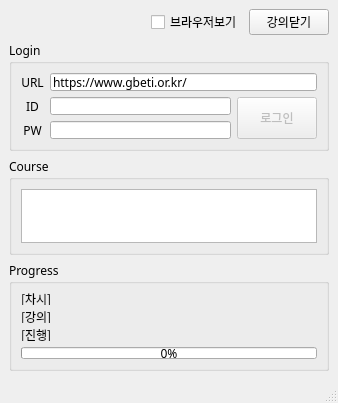
<?xml version="1.0" encoding="UTF-8"?>
<ui version="4.0">
 <class>MainWindow</class>
 <widget class="QMainWindow" name="MainWindow">
  <property name="geometry">
   <rect>
    <x>0</x>
    <y>0</y>
    <width>338</width>
    <height>403</height>
   </rect>
  </property>
  <property name="sizePolicy">
   <sizepolicy hsizetype="Fixed" vsizetype="Fixed">
    <horstretch>0</horstretch>
    <verstretch>0</verstretch>
   </sizepolicy>
  </property>
  <property name="minimumSize">
   <size>
    <width>338</width>
    <height>403</height>
   </size>
  </property>
  <property name="maximumSize">
   <size>
    <width>338</width>
    <height>400</height>
   </size>
  </property>
  <property name="baseSize">
   <size>
    <width>4</width>
    <height>0</height>
   </size>
  </property>
  <property name="font">
   <font>
    <family>Malgun Gothic</family>
   </font>
  </property>
  <property name="windowTitle">
   <string>MainWindow</string>
  </property>
  <widget class="QWidget" name="centralwidget">
   <layout class="QVBoxLayout" name="verticalLayout_4">
    <item>
     <layout class="QHBoxLayout" name="Topbar">
      <property name="spacing">
       <number>6</number>
      </property>
      <item>
       <spacer name="horizontalSpacer">
        <property name="orientation">
         <enum>Qt::Horizontal</enum>
        </property>
        <property name="sizeHint" stdset="0">
         <size>
          <width>40</width>
          <height>20</height>
         </size>
        </property>
       </spacer>
      </item>
      <item>
       <widget class="QCheckBox" name="chkBrowser">
        <property name="text">
         <string>브라우저보기</string>
        </property>
       </widget>
      </item>
      <item>
       <widget class="QPushButton" name="btnCloseCourse">
        <property name="text">
         <string>강의닫기</string>
        </property>
       </widget>
      </item>
     </layout>
    </item>
    <item>
     <widget class="QGroupBox" name="Login">
      <property name="sizePolicy">
       <sizepolicy hsizetype="Preferred" vsizetype="Preferred">
        <horstretch>200</horstretch>
        <verstretch>0</verstretch>
       </sizepolicy>
      </property>
      <property name="minimumSize">
       <size>
        <width>320</width>
        <height>0</height>
       </size>
      </property>
      <property name="maximumSize">
       <size>
        <width>320</width>
        <height>16777215</height>
       </size>
      </property>
      <property name="title">
       <string>Login</string>
      </property>
      <property name="flat">
       <bool>false</bool>
      </property>
      <property name="checkable">
       <bool>false</bool>
      </property>
      <layout class="QVBoxLayout" name="verticalLayout_3">
       <property name="sizeConstraint">
        <enum>QLayout::SetDefaultConstraint</enum>
       </property>
       <item>
        <layout class="QGridLayout" name="gridLayout" rowstretch="1,2,1">
         <item row="0" column="0">
          <widget class="QLabel" name="label_3">
           <property name="minimumSize">
            <size>
             <width>0</width>
             <height>0</height>
            </size>
           </property>
           <property name="text">
            <string>URL</string>
           </property>
           <property name="alignment">
            <set>Qt::AlignCenter</set>
           </property>
          </widget>
         </item>
         <item row="1" column="0">
          <widget class="QLabel" name="label_4">
           <property name="text">
            <string>ID</string>
           </property>
           <property name="alignment">
            <set>Qt::AlignCenter</set>
           </property>
          </widget>
         </item>
         <item row="2" column="0">
          <widget class="QLabel" name="label_5">
           <property name="text">
            <string>PW</string>
           </property>
           <property name="alignment">
            <set>Qt::AlignCenter</set>
           </property>
          </widget>
         </item>
         <item row="2" column="1">
          <widget class="QLineEdit" name="linePw">
           <property name="autoFillBackground">
            <bool>false</bool>
           </property>
           <property name="inputMask">
            <string/>
           </property>
           <property name="text">
            <string/>
           </property>
           <property name="echoMode">
            <enum>QLineEdit::Password</enum>
           </property>
          </widget>
         </item>
         <item row="1" column="1">
          <widget class="QLineEdit" name="lineId"/>
         </item>
         <item row="0" column="1" colspan="2">
          <widget class="QLineEdit" name="lineUrl">
           <property name="autoFillBackground">
            <bool>false</bool>
           </property>
           <property name="text">
            <string>https://www.gbeti.or.kr/</string>
           </property>
          </widget>
         </item>
         <item row="1" column="2" rowspan="2">
          <widget class="QPushButton" name="btnLogin">
           <property name="enabled">
            <bool>false</bool>
           </property>
           <property name="sizePolicy">
            <sizepolicy hsizetype="Minimum" vsizetype="Minimum">
             <horstretch>0</horstretch>
             <verstretch>0</verstretch>
            </sizepolicy>
           </property>
           <property name="text">
            <string>로그인</string>
           </property>
          </widget>
         </item>
        </layout>
       </item>
      </layout>
     </widget>
    </item>
    <item>
     <widget class="QGroupBox" name="Course">
      <property name="enabled">
       <bool>true</bool>
      </property>
      <property name="sizePolicy">
       <sizepolicy hsizetype="Fixed" vsizetype="Fixed">
        <horstretch>0</horstretch>
        <verstretch>0</verstretch>
       </sizepolicy>
      </property>
      <property name="minimumSize">
       <size>
        <width>320</width>
        <height>0</height>
       </size>
      </property>
      <property name="sizeIncrement">
       <size>
        <width>0</width>
        <height>0</height>
       </size>
      </property>
      <property name="title">
       <string>Course</string>
      </property>
      <layout class="QVBoxLayout" name="verticalLayout_2">
       <property name="sizeConstraint">
        <enum>QLayout::SetDefaultConstraint</enum>
       </property>
       <item>
        <widget class="QListWidget" name="lstCourse">
         <property name="minimumSize">
          <size>
           <width>0</width>
           <height>54</height>
          </size>
         </property>
         <property name="maximumSize">
          <size>
           <width>16777215</width>
           <height>54</height>
          </size>
         </property>
        </widget>
       </item>
      </layout>
     </widget>
    </item>
    <item>
     <widget class="QGroupBox" name="Progress">
      <property name="sizePolicy">
       <sizepolicy hsizetype="Fixed" vsizetype="Fixed">
        <horstretch>0</horstretch>
        <verstretch>0</verstretch>
       </sizepolicy>
      </property>
      <property name="minimumSize">
       <size>
        <width>320</width>
        <height>0</height>
       </size>
      </property>
      <property name="title">
       <string>Progress</string>
      </property>
      <layout class="QVBoxLayout" name="verticalLayout">
       <property name="sizeConstraint">
        <enum>QLayout::SetDefaultConstraint</enum>
       </property>
       <item>
        <widget class="QLabel" name="lblCourseInfo1">
         <property name="text">
          <string>[차시]</string>
         </property>
        </widget>
       </item>
       <item>
        <widget class="QLabel" name="lblCourseInfo2">
         <property name="text">
          <string>[강의]</string>
         </property>
        </widget>
       </item>
       <item>
        <widget class="QLabel" name="lblCourseInfo3">
         <property name="text">
          <string>[진행]</string>
         </property>
        </widget>
       </item>
       <item>
        <widget class="QProgressBar" name="pbProgress">
         <property name="layoutDirection">
          <enum>Qt::LeftToRight</enum>
         </property>
         <property name="maximum">
          <number>100</number>
         </property>
         <property name="value">
          <number>0</number>
         </property>
         <property name="alignment">
          <set>Qt::AlignLeading|Qt::AlignLeft|Qt::AlignTop</set>
         </property>
         <property name="textVisible">
          <bool>true</bool>
         </property>
         <property name="invertedAppearance">
          <bool>false</bool>
         </property>
         <property name="textDirection">
          <enum>QProgressBar::TopToBottom</enum>
         </property>
         <property name="format">
          <string>%p%</string>
         </property>
        </widget>
       </item>
      </layout>
     </widget>
    </item>
   </layout>
  </widget>
  <widget class="QStatusBar" name="statusbar"/>
 </widget>
 <tabstops>
  <tabstop>lineUrl</tabstop>
  <tabstop>lineId</tabstop>
  <tabstop>linePw</tabstop>
  <tabstop>btnLogin</tabstop>
  <tabstop>lstCourse</tabstop>
  <tabstop>chkBrowser</tabstop>
  <tabstop>btnCloseCourse</tabstop>
 </tabstops>
 <resources/>
 <connections/>
</ui>
